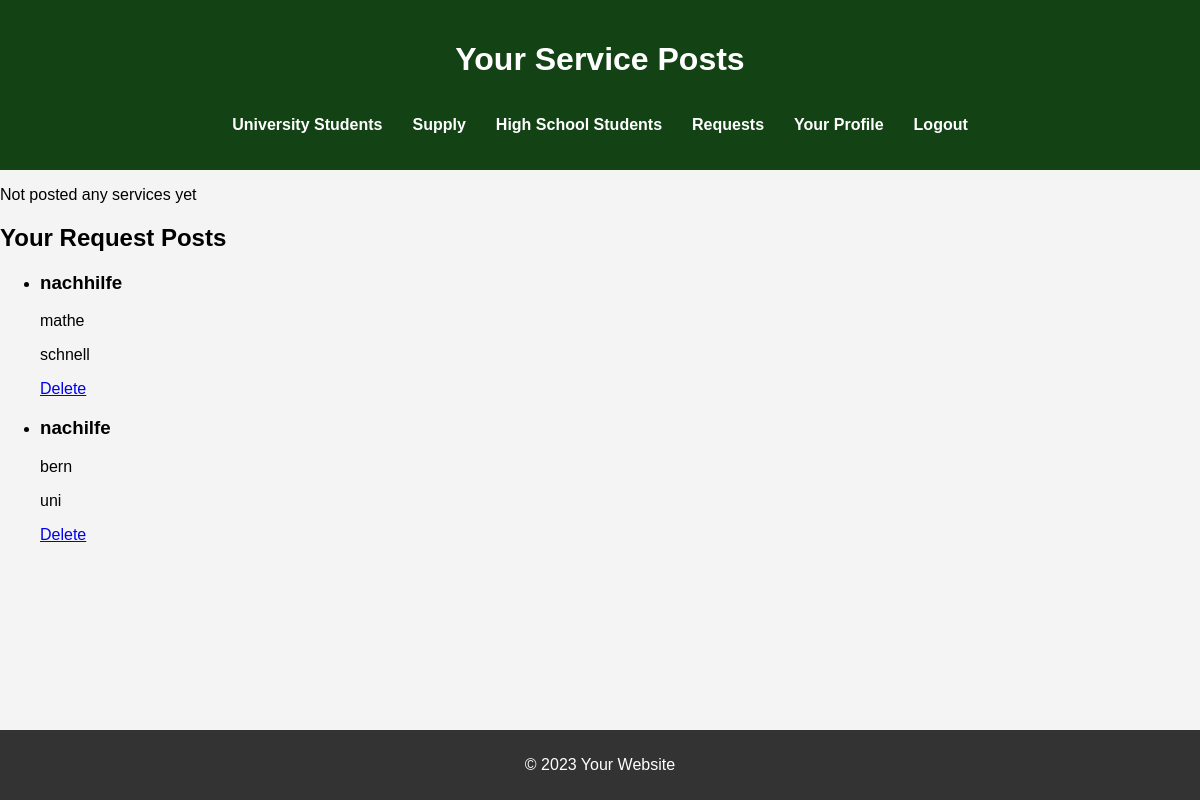
The app's page /profile (signed in) with its own data.
### app.py (models this page shows, shortened)
class RequestPost(db.Model):
    id = db.Column(db.Integer, primary_key=True)
    title = db.Column(db.String(100), nullable=False)
    description = db.Column(db.String(200), nullable=False)
    subject = db.Column(db.String(100), nullable=False)
    user_id = db.Column(db.Integer, db.ForeignKey('user.id'), nullable=False)
    user = db.relationship('User', backref=db.backref('requests', lazy=True))

### app.py (the view)
@app.route('/profile')
@login_required
def profile():
    service_posts = ServicePost.query.filter_by(user_id=current_user.id).all()
    request_posts = RequestPost.query.filter_by(user_id=current_user.id).all()
    return render_template('profile.html', service_posts=service_posts, request_posts=request_posts)

### app.py (called while the page is built)
@login_manager.user_loader
def load_user(user_id):
    return User.query.get(int(user_id))

### templates/profile.html (shortened to what this page needs)
<!DOCTYPE html>
<html lang="en">
<head>
    <link rel="stylesheet" href="{{ url_for('static', filename='style.css') }}">
</head>
<body>
    <header>
        <h1>Your Service Posts</h1>
        <nav>
            <ul>
                <li><a href="/university">University Students</a></li>
                <li><a href="/supply">Supply</a></li>
                <li><a href="/highschool">High School Students</a></li>
                <li><a href="/requests">Requests</a></li>
                {% if current_user.is_authenticated %}
                    <li><a href="/profile">Your Profile</a></li>
                    <li><a href="{{ url_for('logout') }}">Logout</a></li>
                {% else %}
                    <li><a href="{{ url_for('login') }}">Login</a></li>
                    <li><a href="{{ url_for('register') }}">Register</a></li>
                {% endif %}
            </ul>
        </nav>
    </header>
    <main>
        {% if posts %}
            <ul>
                {% for post in posts %}
                    <li>
                        <h2>{{ post.title }}</h2>
                        <p>{{ post.description }}</p>
                        <p>Category: {{ post.category }}</p>
                        <p>Price: ${{ post.price }}</p>
                        <form action="{{ url_for('delete_post', post_id=post.id) }}" method="POST">
                            <button type="submit">Delete</button>
                        </form>
                    </li>
                {% endfor %}
            </ul>
        {% else %}
            <p>Not posted any services yet</p>
        {% endif %}
        <h2>Your Request Posts</h2>
        {% if request_posts %}
            <ul>
                {% for request in request_posts %}
                    <li>
                        <h3>{{ request.title }}</h3>
                        <p>{{ request.subject }}</p>
                        <p>{{ request.description }}</p>
                        <a href="{{ url_for('delete_request', request_id=request.id) }}">Delete</a>
                    </li>
                {% endfor %}
            </ul>
        {% else %}
            <p>You have not submitted any requests yet.</p>
        {% endif %}
    </main>
    <footer>
        <p>&copy; 2023 Your Website</p>
    </footer>
</body>
</html>

### static/style.css (style rules this page uses)
body { font-family: Arial, sans-serif; background-color: #f4f4f4; margin: 0; padding: 0; display: flex; flex-direction: column; min-height: 100vh; }
header { background-color: #134215; color: white; text-align: center; padding: 20px; }
nav { display: flex; justify-content: center; }
nav ul { list-style-type: none; padding: 0; display: flex; gap: 30px; }
nav ul li { margin: 0; }
nav ul li a { text-decoration: none; color: #fff; font-weight: bold; text-align: center; }
main { flex: 1; }
footer { text-align: center; padding: 10px; background-color: #333; color: white; }

### records on screen
RequestPost: title "nachhilfe", subject "mathe", description "schnell"
RequestPost: title "nachilfe", subject "bern", description "uni"
